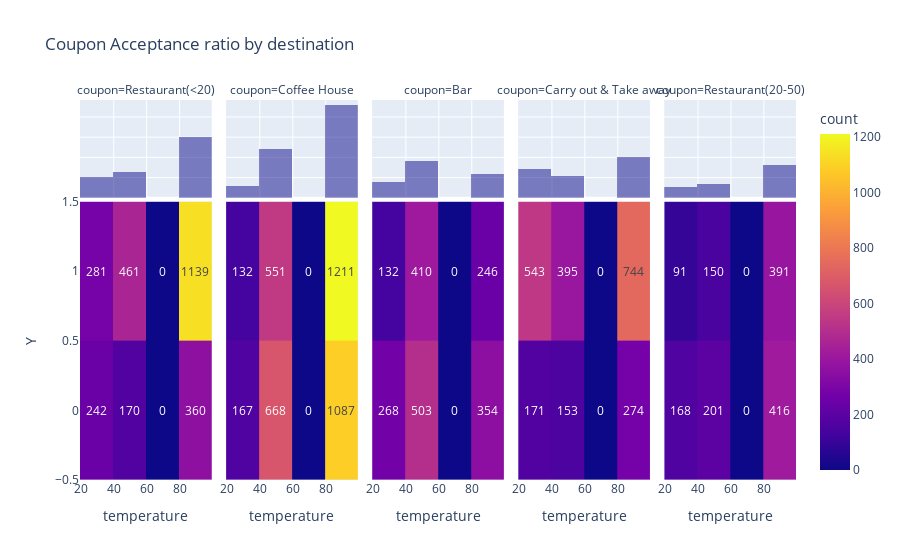

Write notebook code for a chart like this one.
### Code cell
px.density_heatmap(data_frame=df, x="temperature", y="Y", facet_col="coupon", marginal_x="histogram", marginal_y="histogram", text_auto=True, title="Coupon Acceptance ratio by destination")

### Figure 1 — Plotly figure (JSON) as saved in the notebook; plotly's stock layout.template omitted (floating-point values rounded to 4 significant figures; data arrays with more than 128 entries replaced by an {"elided": "..."} marker saying what was removed)
{"data": [{"coloraxis": "coloraxis", "hovertemplate": "coupon=Restaurant(<20)<br>temperature=%{x}<br>Y=%{y}<br>count=%{z}<extra></extra>", "name": "", "texttemplate": "%{z}", "type": "histogram2d", "x": {"elided": "2653 int values"}, "xaxis": "x", "xbingroup": "x", "y": {"elided": "2653 int values"}, "yaxis": "y", "ybingroup": "y"}, {"alignmentgroup": "True", "bingroup": "x", "hovertemplate": "coupon=Restaurant(<20)<br>temperature=%{x}<br>count=%{y}<extra></extra>", "legendgroup": "", "marker": {"color": "#0d0887"}, "name": "", "offsetgroup": "", "opacity": 0.5, "showlegend": false, "type": "histogram", "x": {"elided": "2653 int values"}, "xaxis": "x6", "yaxis": "y6"}, {"coloraxis": "coloraxis", "hovertemplate": "coupon=Coffee House<br>temperature=%{x}<br>Y=%{y}<br>count=%{z}<extra></extra>", "name": "", "texttemplate": "%{z}", "type": "histogram2d", "x": {"elided": "3816 int values"}, "xaxis": "x2", "xbingroup": "x", "y": {"elided": "3816 int values"}, "yaxis": "y2", "ybingroup": "y"}, {"alignmentgroup": "True", "bingroup": "x", "hovertemplate": "coupon=Coffee House<br>temperature=%{x}<br>count=%{y}<extra></extra>", "legendgroup": "", "marker": {"color": "#0d0887"}, "name": "", "offsetgroup": "", "opacity": 0.5, "showlegend": false, "type": "histogram", "x": {"elided": "3816 int values"}, "xaxis": "x7", "yaxis": "y7"}, {"coloraxis": "coloraxis", "hovertemplate": "coupon=Bar<br>temperature=%{x}<br>Y=%{y}<br>count=%{z}<extra></extra>", "name": "", "texttemplate": "%{z}", "type": "histogram2d", "x": {"elided": "1913 int values"}, "xaxis": "x3", "xbingroup": "x", "y": {"elided": "1913 int values"}, "yaxis": "y3", "ybingroup": "y"}, {"alignmentgroup": "True", "bingroup": "x", "hovertemplate": "coupon=Bar<br>temperature=%{x}<br>count=%{y}<extra></extra>", "legendgroup": "", "marker": {"color": "#0d0887"}, "name": "", "offsetgroup": "", "opacity": 0.5, "showlegend": false, "type": "histogram", "x": {"elided": "1913 int values"}, "xaxis": "x8", "yaxis": "y8"}, {"coloraxis": "coloraxis", "hovertemplate": "coupon=Carry out & Take away<br>temperature=%{x}<br>Y=%{y}<br>count=%{z}<extra></extra>", "name": "", "texttemplate": "%{z}", "type": "histogram2d", "x": {"elided": "2280 int values"}, "xaxis": "x4", "xbingroup": "x", "y": {"elided": "2280 int values"}, "yaxis": "y4", "ybingroup": "y"}, {"alignmentgroup": "True", "bingroup": "x", "hovertemplate": "coupon=Carry out & Take away<br>temperature=%{x}<br>count=%{y}<extra></extra>", "legendgroup": "", "marker": {"color": "#0d0887"}, "name": "", "offsetgroup": "", "opacity": 0.5, "showlegend": false, "type": "histogram", "x": {"elided": "2280 int values"}, "xaxis": "x9", "yaxis": "y9"}, {"coloraxis": "coloraxis", "hovertemplate": "coupon=Restaurant(20-50)<br>temperature=%{x}<br>Y=%{y}<br>count=%{z}<extra></extra>", "name": "", "texttemplate": "%{z}", "type": "histogram2d", "x": {"elided": "1417 int values"}, "xaxis": "x5", "xbingroup": "x", "y": {"elided": "1417 int values"}, "yaxis": "y5", "ybingroup": "y"}, {"alignmentgroup": "True", "bingroup": "x", "hovertemplate": "coupon=Restaurant(20-50)<br>temperature=%{x}<br>count=%{y}<extra></extra>", "legendgroup": "", "marker": {"color": "#0d0887"}, "name": "", "offsetgroup": "", "opacity": 0.5, "showlegend": false, "type": "histogram", "x": {"elided": "1417 int values"}, "xaxis": "x10", "yaxis": "y10"}], "layout": {"annotations": [{"font": {}, "showarrow": false, "text": "coupon=Restaurant(<20)", "x": 0.092, "xanchor": "center", "xref": "paper", "y": 1, "yanchor": "bottom", "yref": "paper"}, {"font": {}, "showarrow": false, "text": "coupon=Coffee House", "x": 0.296, "xanchor": "center", "xref": "paper", "y": 1, "yanchor": "bottom", "yref": "paper"}, {"font": {}, "showarrow": false, "text": "coupon=Bar", "x": 0.5, "xanchor": "center", "xref": "paper", "y": 1, "yanchor": "bottom", "yref": "paper"}, {"font": {}, "showarrow": false, "text": "coupon=Carry out & Take away", "x": 0.704, "xanchor": "center", "xref": "paper", "y": 1, "yanchor": "bottom", "yref": "paper"}, {"font": {}, "showarrow": false, "text": "coupon=Restaurant(20-50)", "x": 0.908, "xanchor": "center", "xref": "paper", "y": 1, "yanchor": "bottom", "yref": "paper"}], "barmode": "overlay", "coloraxis": {"colorbar": {"title": {"text": "count"}}, "colorscale": [[0, "#0d0887"], [0.1111, "#46039f"], [0.2222, "#7201a8"], [0.3333, "#9c179e"], [0.4444, "#bd3786"], [0.5556, "#d8576b"], [0.6667, "#ed7953"], [0.7778, "#fb9f3a"], [0.8889, "#fdca26"], [1, "#f0f921"]]}, "legend": {"tracegroupgap": 0}, "title": {"text": "Coupon Acceptance ratio by destination"}, "xaxis": {"anchor": "y", "domain": [0, 0.184], "title": {"text": "temperature"}}, "xaxis10": {"anchor": "y10", "domain": [0.816, 1], "matches": "x", "showgrid": true, "showticklabels": false}, "xaxis2": {"anchor": "y2", "domain": [0.204, 0.388], "matches": "x", "title": {"text": "temperature"}}, "xaxis3": {"anchor": "y3", "domain": [0.408, 0.592], "matches": "x", "title": {"text": "temperature"}}, "xaxis4": {"anchor": "y4", "domain": [0.612, 0.796], "matches": "x", "title": {"text": "temperature"}}, "xaxis5": {"anchor": "y5", "domain": [0.816, 1], "matches": "x", "title": {"text": "temperature"}}, "xaxis6": {"anchor": "y6", "domain": [0, 0.184], "matches": "x", "showgrid": true, "showticklabels": false}, "xaxis7": {"anchor": "y7", "domain": [0.204, 0.388], "matches": "x", "showgrid": true, "showticklabels": false}, "xaxis8": {"anchor": "y8", "domain": [0.408, 0.592], "matches": "x", "showgrid": true, "showticklabels": false}, "xaxis9": {"anchor": "y9", "domain": [0.612, 0.796], "matches": "x", "showgrid": true, "showticklabels": false}, "yaxis": {"anchor": "x", "domain": [0, 0.7326], "title": {"text": "Y"}}, "yaxis10": {"anchor": "x10", "domain": [0.7426, 1], "matches": "y6", "showgrid": true, "showline": false, "showticklabels": false, "ticks": ""}, "yaxis2": {"anchor": "x2", "domain": [0, 0.7326], "matches": "y", "showticklabels": false}, "yaxis3": {"anchor": "x3", "domain": [0, 0.7326], "matches": "y", "showticklabels": false}, "yaxis4": {"anchor": "x4", "domain": [0, 0.7326], "matches": "y", "showticklabels": false}, "yaxis5": {"anchor": "x5", "domain": [0, 0.7326], "matches": "y", "showticklabels": false}, "yaxis6": {"anchor": "x6", "domain": [0.7426, 1], "matches": "y6", "showgrid": true, "showline": false, "showticklabels": false, "ticks": ""}, "yaxis7": {"anchor": "x7", "domain": [0.7426, 1], "matches": "y6", "showgrid": true, "showline": false, "showticklabels": false, "ticks": ""}, "yaxis8": {"anchor": "x8", "domain": [0.7426, 1], "matches": "y6", "showgrid": true, "showline": false, "showticklabels": false, "ticks": ""}, "yaxis9": {"anchor": "x9", "domain": [0.7426, 1], "matches": "y6", "showgrid": true, "showline": false, "showticklabels": false, "ticks": ""}}}
